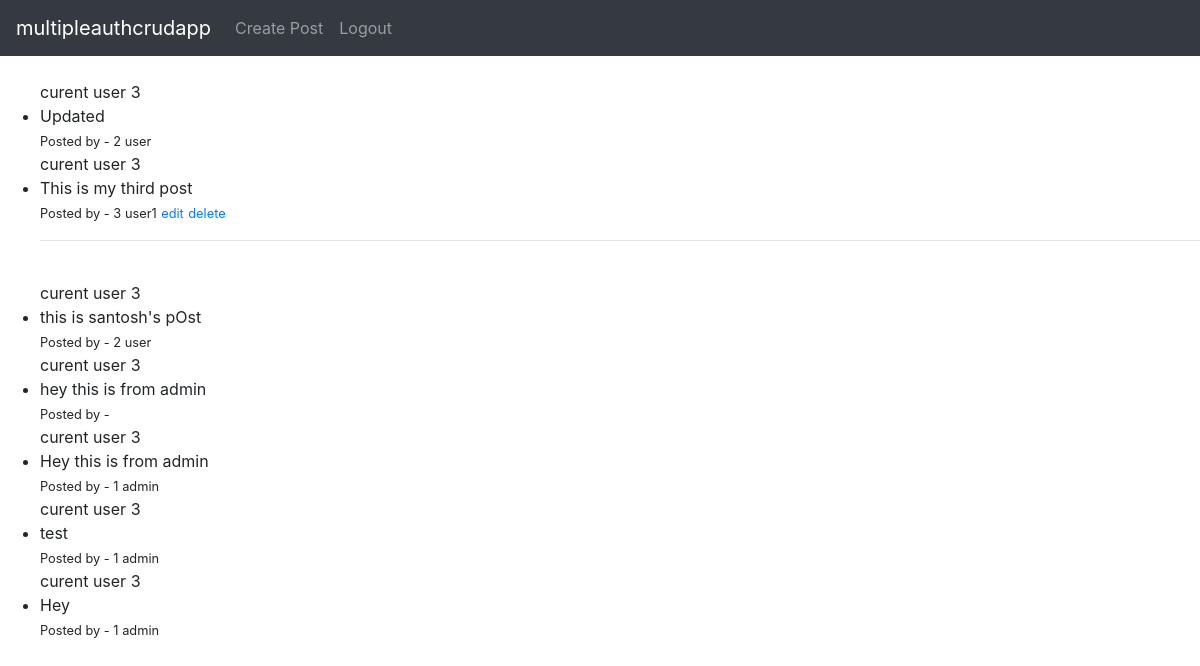
The page / (signed in) on the database its author committed.
### crudapp/models.py (models this page shows, shortened)
class Post(models.Model):
    title = models.CharField(max_length=255)
    author = models.ForeignKey(User, on_delete=models.CASCADE, null=True, blank=True)

### crudapp/views.py (the view)
# urls.py: path('', views.index ,name='index'),
def index(request):
    posts = Post.objects.all()
    return render(request,'crudapp/index.html',{'posts':posts})

### crudapp/templates/crudapp/index.html (shortened to what this page needs)
{% extends "crudapp/base.html" %}
{% block content %}
<ul>
    {% for post in posts%}
    <br>
    curent user {{user.id}}
    <li>{{post.title}}</li>
    <small>Posted by - {{post.author.id}} </small>
    <small>{{post.author.username }}</small>
{% if user.is_authenticated %}
{% if user.id == post.author.id%}
    <a href="#"><small>edit</small></a>
    <a href="#"><small>delete</small></a>
    <hr>
    {% endif %}
    {% endif %}
    {%endfor%}
{% endblock %}

### rows shown on the page
Post: title "Updated", author.id "2", author.username "user"
Post: title "This is my third post", author.id "3", author.username "user1", shows "edit"
Post: title "this is santosh's pOst", author.id "2", author.username "user"
Post: title "hey this is from admin"
Post: title "Hey this is from admin", author.id "1", author.username "admin"
Post: title "test", author.id "1", author.username "admin"
Post: title "Hey", author.id "1", author.username "admin"

### other values the page prints
{{ user.id }} "3"
